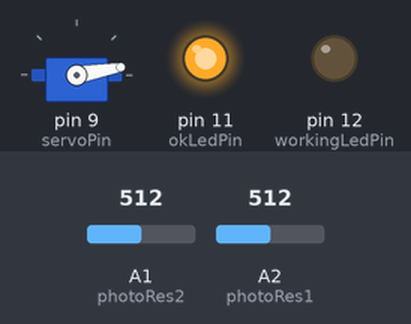
Recording of a sketch running on a simulated Arduino Uno, built with avr-gcc and run on an emulated ATmega328P. Parts: servo, output pins drawn as LEDs (lit = HIGH). Inputs (shaded band) come from the test bench; at power-on: A1 (photoRes2) = 512, A2 (photoRes1) = 512.

Above: at 7.4 s.
7.5 s: A1 (photoRes2) set to 544
9.0 s: A1 (photoRes2) set to 571
At 11.8 s:
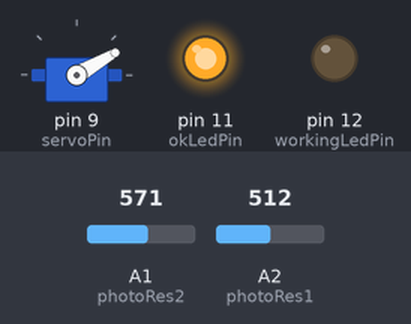
12.0 s: A2 (photoRes1) set to 596
13.5 s: A2 (photoRes1) set to 625
At 14.1 s:
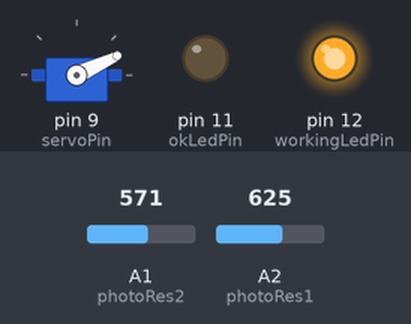
At 15.6 s:
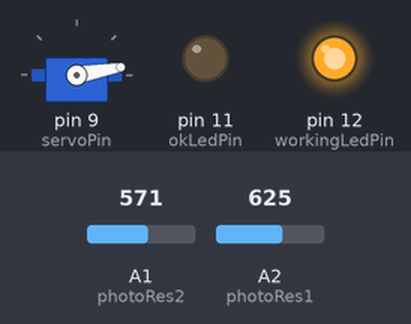
16.5 s: A2 (photoRes1) set to 548
18.0 s: A2 (photoRes1) set to 514
At 20.8 s:
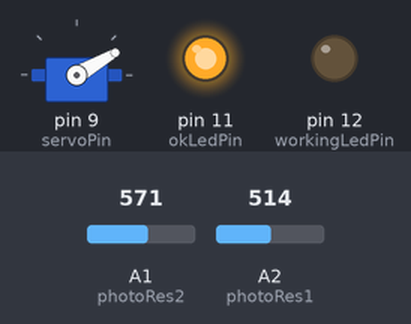
Timing chart, 0 to 22.0 s (numbered marks = the images above; inputs shaded):
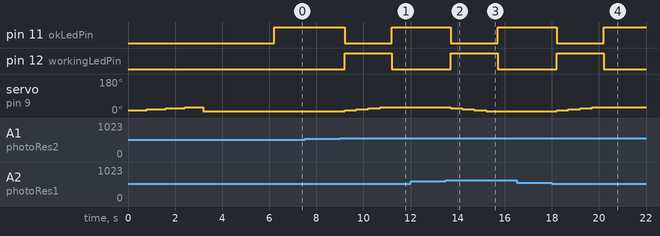

Measured:
- the behaviour switches between 552 and 553 on A1 (photoRes2) (found by bisection; images 0 and 1)
- the behaviour switches between 611 and 612 on A2 (photoRes1) (found by bisection; images 1 and 2)
- the behaviour switches between 531 and 530 on A2 (photoRes1) (found by bisection; images 3 and 4)
- after the input at 7.5 s, every drawn part: stays the same
- after the input at 9.0 s, pin 11 (okLedPin): HIGH → LOW after 0.20 s, → HIGH 2.0 s later; pin 12 (workingLedPin): LOW → HIGH after 0.20 s, → LOW 2.0 s later; servo on pin 9 (servoPin): 10° → 15° after 0.20 s, → 20° 0.50 s later, → 25° 0.50 s later, → 30° 0.50 s later
- after the input at 12.0 s, every drawn part: stays the same
- after the input at 13.5 s, pin 11 (okLedPin): HIGH → LOW after 0.21 s, → HIGH 2.0 s later; pin 12 (workingLedPin): LOW → HIGH after 0.21 s, → LOW 2.0 s later; servo on pin 9 (servoPin): 30° → 25° after 0.21 s, → 20° 0.50 s later, → 15° 0.50 s later, → 10° 0.50 s later
- after the input at 16.5 s, every drawn part: stays the same
- after the input at 18.0 s, pin 11 (okLedPin): HIGH → LOW after 0.21 s, → HIGH 2.0 s later; pin 12 (workingLedPin): LOW → HIGH after 0.21 s, → LOW 2.0 s later; servo on pin 9 (servoPin): 10° → 15° after 0.21 s, → 20° 0.50 s later, → 25° 0.50 s later, → 30° 0.50 s later

The sketch:

Portfolio1_clean.ino
```cpp
#include <Servo.h>

Servo servo;

//Define pins
const int servoPin = 9;
const int photoRes1 = 2;
const int photoRes2 = 1;
const int okLedPin = 11;
const int workingLedPin = 12;

//Define constants
const int tolerance = 40; //Needs to be adjusted in production
const int stepSize = 5;
const int maxpos = 30;
const int minpos = 10;

int startPos = minpos;
int lightVal1;
int lightVal2;
int pos;

void setup() {
  Serial.begin(9600);   //Debug
  pinMode(okLedPin, OUTPUT);
  pinMode(workingLedPin, OUTPUT);
  servo.attach(servoPin);
  servo.write(startPos);
  pos = startPos;
  findBestPosition();
}

void loop() {
  lightVal1 = analogRead(photoRes1);
  lightVal2 = analogRead(photoRes2);

  int diff = lightVal1 - lightVal2;

  if (diff < -tolerance && pos < maxpos) {
    digitalWrite(workingLedPin, HIGH);
    digitalWrite(okLedPin, LOW);
    pos = pos+stepSize;
    servo.write(pos);

  }else if (diff > tolerance && pos > minpos) {
    digitalWrite(workingLedPin, HIGH);
    digitalWrite(okLedPin, LOW);
    pos = pos-stepSize;
    servo.write(pos);

  }else {
    digitalWrite(okLedPin, HIGH);
    digitalWrite(workingLedPin, LOW);
  }

  delay(500); //Should not be lower than 200
}

void findBestPosition() {
  int bestPos = startPos;
  int bestLight = 0;

  while(pos < maxpos) {
    lightVal1 = analogRead(photoRes1);
    lightVal2 = analogRead(photoRes2);
    int totalLight = lightVal1 + lightVal2;

    if(totalLight > bestLight) {
      bestLight = totalLight;
      bestPos = pos;
    }

    pos += stepSize;
    servo.write(pos);
    delay(800); //should not be lower than 200
  }

  pos = bestPos;
  servo.write(pos);
  delay(3000); //Should not be lower than 1000
}
```
